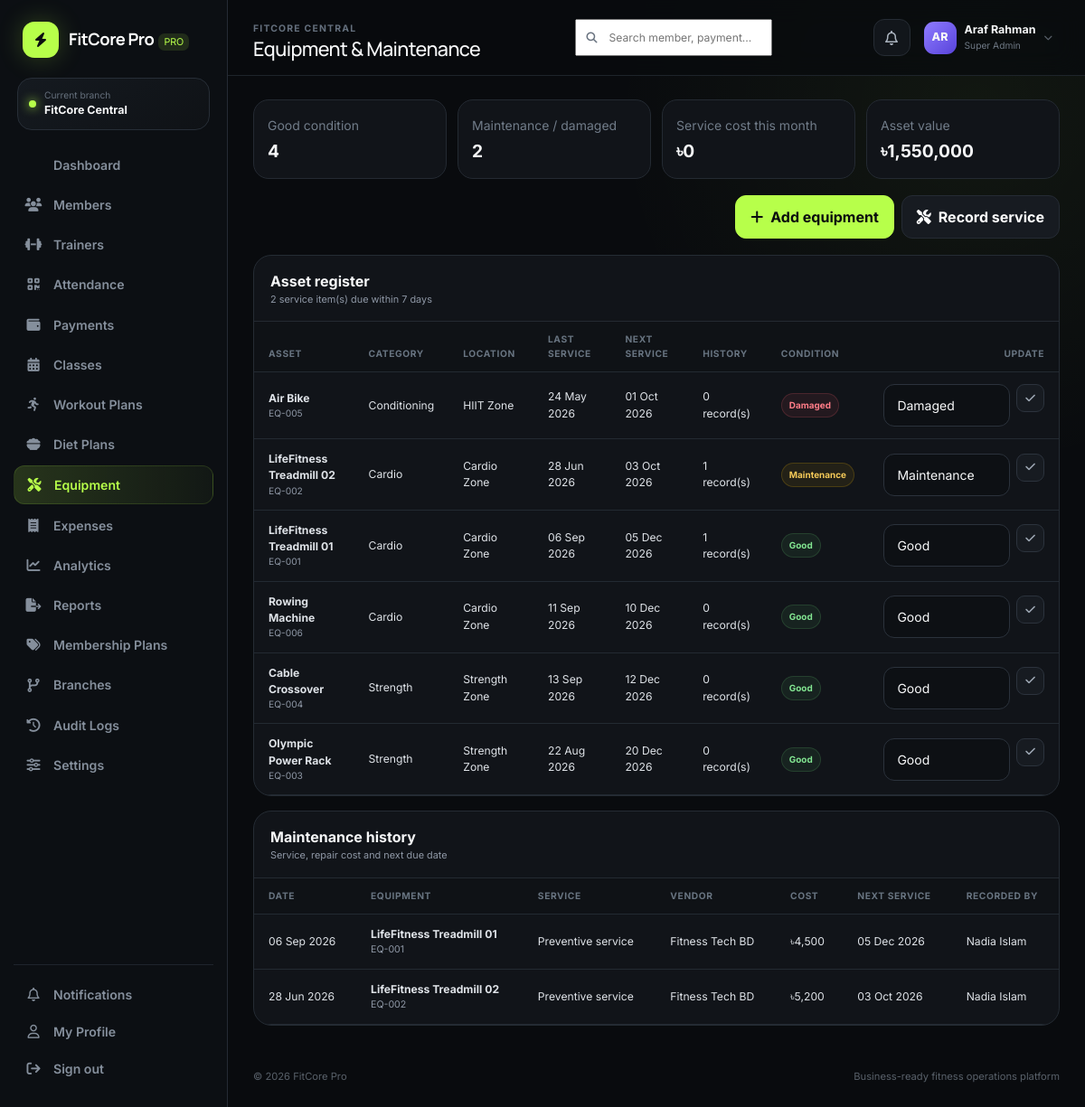
/app/equipment.php (signed in), run on the app's committed database.
### tables this page shows
CREATE TABLE branches (
  id INT UNSIGNED AUTO_INCREMENT PRIMARY KEY,
  name VARCHAR(120) NOT NULL,
  code VARCHAR(20) NOT NULL UNIQUE,
  address VARCHAR(255), phone VARCHAR(40),
  status ENUM('active','inactive') DEFAULT 'active',
  created_at TIMESTAMP DEFAULT CURRENT_TIMESTAMP
);

CREATE TABLE equipment (
  id INT UNSIGNED AUTO_INCREMENT PRIMARY KEY,
  branch_id INT UNSIGNED NOT NULL, asset_code VARCHAR(30) NOT NULL UNIQUE,
  name VARCHAR(120) NOT NULL, category VARCHAR(100), purchase_date DATE NULL,
  purchase_price DECIMAL(12,2) DEFAULT 0,
  condition_status ENUM('good','maintenance','damaged','retired') DEFAULT 'good',
  last_service DATE NULL, next_service DATE NULL, location VARCHAR(120), notes TEXT,
  FOREIGN KEY (branch_id) REFERENCES branches(id) ON DELETE CASCADE
);

CREATE TABLE equipment_maintenance (
  id INT UNSIGNED AUTO_INCREMENT PRIMARY KEY,
  equipment_id INT UNSIGNED NOT NULL,
  service_date DATE NOT NULL,
  service_type VARCHAR(100) NOT NULL,
  vendor VARCHAR(120),
  cost DECIMAL(12,2) NOT NULL DEFAULT 0,
  notes VARCHAR(500),
  next_service DATE NULL,
  created_by INT UNSIGNED NULL,
  created_at TIMESTAMP DEFAULT CURRENT_TIMESTAMP,
  FOREIGN KEY (equipment_id) REFERENCES equipment(id) ON DELETE CASCADE,
  FOREIGN KEY (created_by) REFERENCES users(id) ON DELETE SET NULL
);

CREATE TABLE users (
  id INT UNSIGNED AUTO_INCREMENT PRIMARY KEY,
  branch_id INT UNSIGNED NOT NULL,
  name VARCHAR(120) NOT NULL,
  email VARCHAR(160) NOT NULL UNIQUE,
  password VARCHAR(255) NOT NULL,
  role ENUM('super_admin','manager','receptionist','trainer','accountant') NOT NULL,
  phone VARCHAR(40), avatar VARCHAR(255),
  is_active TINYINT(1) DEFAULT 1,
  created_at TIMESTAMP DEFAULT CURRENT_TIMESTAMP,
  FOREIGN KEY (branch_id) REFERENCES branches(id) ON DELETE RESTRICT
);

### config/app.php (called while the page is built, shortened)
<?php
function env(string $key, ?string $default = null): ?string {
    $value = getenv($key);
    return $value === false ? $default : $value;
}
function app_base_path(): string {
    static $base = null;
    if ($base !== null) return $base;
    $forced = env('APP_BASE_PATH');
    $projectRoot = realpath(dirname(__DIR__)) ?: dirname(__DIR__);
    $docRoot = realpath($_SERVER['DOCUMENT_ROOT'] ?? '') ?: ($_SERVER['DOCUMENT_ROOT'] ?? '');
    if ($docRoot && str_starts_with(str_replace('\\','/',$projectRoot), str_replace('\\','/',$docRoot))) {
        $relative = trim(str_replace('\\','/', substr($projectRoot, strlen($docRoot))), '/');
        return $base = $relative ? '/' . $relative : '';
    }
    return $base = '';
}
function url(string $path = ''): string {
    return app_base_path() . ($path ? '/' . ltrim($path, '/') : '');
}

### includes/functions.php (called while the page is built, shortened)
<?php
require_once __DIR__ . '/../config/database.php';
function e(?string $value): string { return htmlspecialchars($value ?? '', ENT_QUOTES, 'UTF-8'); }
function format_date(?string $date, string $format='d M Y'): string { return $date ? date($format, strtotime($date)) : '—'; }
function initials(string $name): string { $p=preg_split('/\s+/', trim($name)); return strtoupper(substr($p[0]??'U',0,1).substr($p[1]??'',0,1)); }
function query_value(string $sql, array $params=[]): mixed {
    $s=db()->prepare($sql); $s->execute($params); return $s->fetchColumn();
}
function query_all(string $sql, array $params=[]): array {
    $s=db()->prepare($sql); $s->execute($params); return $s->fetchAll();
}
function setting(string $key, mixed $default=null): mixed {
    static $settings = null;
    if ($settings === null) {
        $settings = [];
        try {
            foreach (query_all('SELECT setting_key,setting_value FROM system_settings') as $row) {
                $settings[$row['setting_key']] = $row['setting_value'];
            }
        } catch (Throwable $e) {
            $settings = [];
        }
    }
    return array_key_exists($key,$settings) ? $settings[$key] : $default;
}
function money(float|int|string|null $value): string {
    return (string)setting('currency_symbol','৳') . number_format((float)$value, 0);
}
function status_badge(string $status): string {
    return match(strtolower($status)) {
        'active','paid','good','completed','available','healthy','attended' => 'success',
        'pending','due','maintenance','warning','at risk','frozen','waitlist','paused' => 'warning',
        'expired','inactive','failed','damaged','cancelled','high risk','refunded' => 'danger',
        default => 'secondary',
    };
}
function current_branch_id(): int {
    $user = $_SESSION['user'] ?? [];
    return (int)($_SESSION['branch_id'] ?? $user['branch_id'] ?? 1);
}
function branch_name(?int $id=null): string {
    $id = $id ?: current_branch_id();
    return (string)(query_value('SELECT name FROM branches WHERE id=?', [$id]) ?: 'Main Branch');
}
function rule_int(string $key, int $default): int {
    $raw=setting($key,null);
    return max(0,(int)$raw);
}

### config/database.php (called while the page is built)
<?php
require_once __DIR__ . '/app.php';
function db(): PDO {
    static $pdo = null;
    if ($pdo instanceof PDO) return $pdo;
    $host = env('DB_HOST', '127.0.0.1');
    $port = env('DB_PORT', '3306');
    $name = env('DB_NAME', 'fitcore_pro');
    $user = env('DB_USER', 'root');
    $pass = env('DB_PASS', '');
    $charset = 'utf8mb4';
    $dsn = "mysql:host={$host};port={$port};dbname={$name};charset={$charset}";
    try {
        $pdo = new PDO($dsn, $user, $pass, [
            PDO::ATTR_ERRMODE => PDO::ERRMODE_EXCEPTION,
            PDO::ATTR_DEFAULT_FETCH_MODE => PDO::FETCH_ASSOC,
            PDO::ATTR_EMULATE_PREPARES => false,
        ]);
    } catch (PDOException $e) {
        http_response_code(500);
        $safeMessage = htmlspecialchars($e->getMessage(), ENT_QUOTES, 'UTF-8');
        echo '<!doctype html><html><head><meta charset="utf-8"><title>Database setup</title><style>body{font-family:system-ui;background:#0b0d10;color:#fff;padding:40px}.box{max-width:760px;margin:auto;background:#15181d;padding:28px;border-radius:20px;border:1px solid #2a2f37}code{color:#b8ff58}</style></head><body><div class="box"><h2>FitCore Pro database is not connected</h2><p>Import <code>database/fitcore.sql</code>, then copy <code>.env.example</code> to <code>.env</code> and update the database values.</p><p><small>' . $safeMessage . '</small></p></div></body></html>';
        exit;
    }
    return $pdo;
}

### includes/auth.php (called while the page is built, shortened)
<?php
require_once __DIR__ . '/functions.php';
function user(): array { return $_SESSION['user'] ?? []; }

### app/equipment.php (the view, shortened to what this page needs)
<?php
require_once __DIR__.'/../includes/auth.php';require_role(['super_admin','manager']);$bid=current_branch_id();$serviceDays=rule_int('equipment_warning_days',7);
$rows=query_all('SELECT e.*,(SELECT COUNT(*) FROM equipment_maintenance x WHERE x.equipment_id=e.id) service_count FROM equipment e WHERE e.branch_id=? ORDER BY e.next_service IS NULL,e.next_service,e.asset_code',[$bid]);
$history=query_all("SELECT h.*,e.asset_code,e.name equipment_name,u.name created_by_name FROM equipment_maintenance h JOIN equipment e ON e.id=h.equipment_id LEFT JOIN users u ON u.id=h.created_by WHERE e.branch_id=? ORDER BY h.service_date DESC,h.id DESC LIMIT 50",[$bid]);
$good=(int)query_value("SELECT COUNT(*) FROM equipment WHERE branch_id=? AND condition_status='good'",[$bid]);$maint=(int)query_value("SELECT COUNT(*) FROM equipment WHERE branch_id=? AND condition_status='maintenance'",[$bid]);$dam=(int)query_value("SELECT COUNT(*) FROM equipment WHERE branch_id=? AND condition_status='damaged'",[$bid]);$due=(int)query_value("SELECT COUNT(*) FROM equipment WHERE branch_id=? AND next_service<=DATE_ADD(CURDATE(),INTERVAL $serviceDays DAY) AND condition_status<>'retired'",[$bid]);$value=(float)query_value("SELECT COALESCE(SUM(purchase_price),0) FROM equipment WHERE branch_id=? AND condition_status<>'retired'",[$bid]);$serviceCost=(float)query_value("SELECT COALESCE(SUM(h.cost),0) FROM equipment_maintenance h JOIN equipment e ON e.id=h.equipment_id WHERE e.branch_id=? AND h.service_date>=DATE_FORMAT(CURDATE(),'%Y-%m-01')",[$bid]);
$pageTitle='Equipment & Maintenance';include __DIR__.'/../includes/header.php'; ?>
<div class="metric-strip"><div class="metric-box"><small>Good condition</small><strong><?= $good ?></strong></div><div class="metric-box"><small>Maintenance / damaged</small><strong><?= $maint+$dam ?></strong></div><div class="metric-box"><small>Service cost this month</small><strong><?= money($serviceCost) ?></strong></div><div class="metric-box"><small>Asset value</small><strong><?= money($value) ?></strong></div></div>
<div class="page-actions"><button class="btn btn-primary" data-bs-toggle="modal" data-bs-target="#equipModal"><i class="fa-solid fa-plus me-2"></i>Add equipment</button><button class="btn btn-dark" data-bs-toggle="modal" data-bs-target="#serviceModal"><i class="fa-solid fa-screwdriver-wrench me-2"></i>Record service</button></div>
<div class="table-card"><div class="table-toolbar"><div><strong>Asset register</strong><div class="text-muted" style="font-size:.68rem"><?= $due ?> service item(s) due within <?= $serviceDays ?> days</div></div></div><div class="table-responsive"><table class="table"><thead><tr><th>Asset</th><th>Category</th><th>Location</th><th>Last service</th><th>Next service</th><th>History</th><th>Condition</th><th class="text-end">Update</th></tr></thead><tbody><?php foreach($rows as $r): ?><tr><td><strong><?= e($r['name']) ?></strong><div class="text-muted" style="font-size:.64rem"><?= e($r['asset_code']) ?></div></td><td><?= e($r['category']) ?></td><td><?= e($r['location']) ?></td><td><?= format_date($r['last_service']) ?></td><td><?= format_date($r['next_service']) ?></td><td><?= (int)$r['service_count'] ?> record(s)</td><td><span class="badge-soft badge-<?= status_badge($r['condition_status']) ?>"><?= e(ucfirst($r['condition_status'])) ?></span></td><td class="text-end"><form method="post" class="d-flex gap-1 justify-content-end"><input type="hidden" name="csrf" value="<?= csrf_token() ?>"><input type="hidden" name="action" value="status"><input type="hidden" name="id" value="<?= $r['id'] ?>"><select name="condition_status" class="form-select form-select-sm" style="width:140px"><option value="good" <?= $r['condition_status']==='good'?'selected':'' ?>>Good</option><option value="maintenance" <?= $r['condition_status']==='maintenance'?'selected':'' ?>>Maintenance</option><option value="damaged" <?= $r['condition_status']==='damaged'?'selected':'' ?>>Damaged</option><option value="retired" <?= $r['condition_status']==='retired'?'selected':'' ?>>Retired</option></select><button class="action-btn"><i class="fa-solid fa-check"></i></button></form></td></tr><?php endforeach; ?></tbody></table></div></div>
<div class="table-card mt-3"><div class="table-toolbar"><div><strong>Maintenance history</strong><div class="text-muted" style="font-size:.68rem">Service, repair cost and next due date</div></div></div><div class="table-responsive"><table class="table"><thead><tr><th>Date</th><th>Equipment</th><th>Service</th><th>Vendor</th><th>Cost</th><th>Next service</th><th>Recorded by</th></tr></thead><tbody><?php foreach($history as $h):?><tr><td><?= format_date($h['service_date']) ?></td><td><strong><?= e($h['equipment_name']) ?></strong><small class="d-block text-muted"><?= e($h['asset_code']) ?></small></td><td><?= e($h['service_type']) ?></td><td><?= e($h['vendor']?:'—') ?></td><td><?= money($h['cost']) ?></td><td><?= format_date($h['next_service']) ?></td><td><?= e($h['created_by_name']??'System') ?></td></tr><?php endforeach;if(!$history):?><tr><td colspan="7" class="text-muted">No maintenance history yet.</td></tr><?php endif;?></tbody></table></div></div>
<?php include __DIR__.'/../includes/footer.php'; ?>

### includes/header.php (shortened to what this page needs)
<?php
require_once __DIR__ . '/auth.php';
$pageTitle = $pageTitle ?? 'Dashboard';
$unread=(int)query_value('SELECT COUNT(*) FROM notifications WHERE branch_id=? AND is_read=0 AND (user_id IS NULL OR user_id=?)',[current_branch_id(),user()['id']]);
?>
<!doctype html><html lang="en"><head>
<link href="https://cdn.jsdelivr.net/npm/bootstrap@5.3.3/dist/css/bootstrap.min.css" rel="stylesheet">
<link href="https://cdnjs.cloudflare.com/ajax/libs/font-awesome/6.6.0/css/all.min.css" rel="stylesheet">
<link href="<?= url('assets/css/style.css') ?>" rel="stylesheet">
</head><body class="app-body">
<?php include __DIR__.'/sidebar.php'; ?>
<main class="main-shell">
<header class="topbar">
  <div class="topbar-title"><span class="eyebrow"><?= e(branch_name()) ?></span><h1><?= e($pageTitle) ?></h1></div>
  <div class="topbar-actions">
    <form class="top-search" action="<?= url('app/search.php') ?>" method="get"><i class="fa-solid fa-magnifying-glass"></i><input name="q" placeholder="Search member, payment..." aria-label="Global search"></form>
    <a class="icon-btn" href="<?= url('app/notifications.php') ?>"><i class="fa-regular fa-bell"></i><?php if($unread): ?><span class="notify-dot"></span><?php endif; ?></a>
    <div class="user-chip">
      <div class="avatar"><?= e(initials(user()['name']??'User')) ?></div>
      <div><strong><?= e(user()['name']??'User') ?></strong><small><?= e(ucwords(str_replace('_',' ',user()['role']??''))) ?></small></div>
      <i class="fa-solid fa-chevron-down"></i>
    </div>
  </div>
</header>
<section class="content-wrap">

### includes/sidebar.php
<?php
$active = basename($_SERVER['PHP_SELF']);
$role = user()['role'] ?? '';
$nav = [
 ['dashboard.php','fa-grid-2','Dashboard',['super_admin','manager','receptionist','trainer','accountant']],
 ['members.php','fa-users','Members',['super_admin','manager','receptionist','trainer']],
 ['trainers.php','fa-dumbbell','Trainers',['super_admin','manager','receptionist']],
 ['attendance.php','fa-qrcode','Attendance',['super_admin','manager','receptionist','trainer']],
 ['payments.php','fa-wallet','Payments',['super_admin','manager','receptionist','accountant']],
 ['classes.php','fa-calendar-days','Classes',['super_admin','manager','receptionist','trainer']],
 ['workouts.php','fa-person-running','Workout Plans',['super_admin','manager','trainer']],
 ['diet_plans.php','fa-bowl-food','Diet Plans',['super_admin','manager','trainer']],
 ['equipment.php','fa-screwdriver-wrench','Equipment',['super_admin','manager']],
 ['expenses.php','fa-receipt','Expenses',['super_admin','manager','accountant']],
 ['analytics.php','fa-chart-line','Analytics',['super_admin','manager','accountant']],
 ['reports.php','fa-file-export','Reports',['super_admin','manager','accountant']],
 ['plans.php','fa-tags','Membership Plans',['super_admin','manager']],
 ['branches.php','fa-code-branch','Branches',['super_admin']],
 ['audit_logs.php','fa-clock-rotate-left','Audit Logs',['super_admin']],
 ['settings.php','fa-sliders','Settings',['super_admin']],
];
?>
<aside class="sidebar" id="sidebar">
  <a class="brand" href="<?= url('app/dashboard.php') ?>">
    <span class="brand-mark"><i class="fa-solid fa-bolt"></i></span>
    <span><strong><?= e(setting('company_name','FitCore Pro')) ?></strong><em>PRO</em></span>
  </a>
  <div class="branch-pill"><span class="dot"></span><div><small>Current branch</small><strong><?= e(branch_name()) ?></strong></div></div>
  <nav>
    <?php foreach($nav as [$file,$icon,$label,$roles]): if(!in_array($role,$roles,true)) continue; ?>
      <a class="nav-link <?= $active===$file?'active':'' ?>" href="<?= url('app/'.$file) ?>"><i class="fa-solid <?= $icon ?>"></i><span><?= e($label) ?></span></a>
    <?php endforeach; ?>
  </nav>
  <div class="sidebar-bottom">
    <a class="nav-link <?= $active==='notifications.php'?'active':'' ?>" href="<?= url('app/notifications.php') ?>"><i class="fa-regular fa-bell"></i><span>Notifications</span></a>
    <a class="nav-link <?= $active==='profile.php'?'active':'' ?>" href="<?= url('app/profile.php') ?>"><i class="fa-regular fa-user"></i><span>My Profile</span></a>
    <a class="nav-link logout" href="<?= url('auth/logout.php') ?>"><i class="fa-solid fa-arrow-right-from-bracket"></i><span>Sign out</span></a>
  </div>
</aside>

### data on the page
branches: name "FitCore Central", name "FITCORE CENTRAL"
equipment: name "Air Bike", asset_code "EQ-005", category "Conditioning", location "HIIT Zone", last_service "24 May 2026", next_service "01 Oct 2026", service_count "0", condition_status "Damaged"
equipment: name "LifeFitness Treadmill 02", asset_code "EQ-002", category "Cardio", location "Cardio Zone", last_service "28 Jun 2026", next_service "03 Oct 2026", service_count "1", condition_status "Maintenance"
equipment: name "LifeFitness Treadmill 01", asset_code "EQ-001", category "Cardio", location "Cardio Zone", last_service "06 Sep 2026", next_service "05 Dec 2026", service_count "1", condition_status "Good"
equipment: name "Rowing Machine", asset_code "EQ-006", category "Cardio", location "Cardio Zone", last_service "11 Sep 2026", next_service "10 Dec 2026", service_count "0", condition_status "Good"
equipment: name "Cable Crossover", asset_code "EQ-004", category "Strength", location "Strength Zone", last_service "13 Sep 2026", next_service "12 Dec 2026", service_count "0", condition_status "Good"
equipment: name "Olympic Power Rack", asset_code "EQ-003", category "Strength", location "Strength Zone", last_service "22 Aug 2026", next_service "20 Dec 2026", service_count "0", condition_status "Good"
equipment_maintenance: service_date "06 Sep 2026", equipment.name "LifeFitness Treadmill 01", equipment.asset_code "EQ-001", service_type "Preventive service", vendor "Fitness Tech BD", cost "৳4,500", next_service "05 Dec 2026", created_by.name "Nadia Islam"
equipment_maintenance: service_date "28 Jun 2026", equipment.name "LifeFitness Treadmill 02", equipment.asset_code "EQ-002", service_type "Preventive service", vendor "Fitness Tech BD", cost "৳5,200", next_service "03 Oct 2026", created_by.name "Nadia Islam"

### other printed values
setting('company_name','FitCore Pro') "FitCore Pro"
$label "Dashboard"
$label "Members"
$label "Trainers"
$label "Attendance"
$label "Payments"
$label "Classes"
$label "Workout Plans"
$label "Diet Plans"
$label "Equipment"
$label "Expenses"
$label "Analytics"
$label "Reports"
$label "Membership Plans"
$label "Branches"
